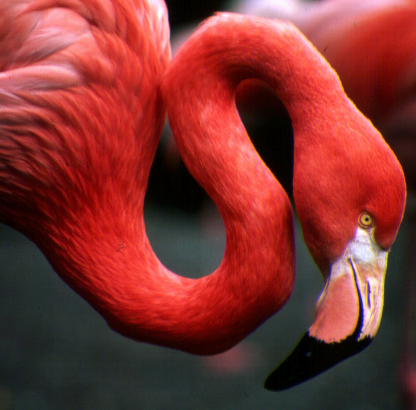
//> input picture test2.png, 416 x 410 px
$ ./main   (built with g++ and OpenCV 4)
//> lines starting //> are read from the running program, lines starting //| are printed output that depends on the picture
#include <bits/stdc++.h>
#include <opencv2/core/core.hpp>
#include <opencv2/highgui/highgui.hpp>

using namespace cv;
using namespace std;

vector<int> binario(int A){
    vector<int> bin;
    while(A>1){
        bin.insert(bin.begin(),A%2);
        A=A-A%2;
        A=A/2;
    }
    bin.insert(bin.begin(),A);
    int i=bin.size();
    while(i<8){
        bin.insert(bin.begin(),0);
        i++;
    }
    return bin;
}

vector<int> posicion(Vec3b current){
    vector<int> bin1,bin2,bin3,bin;
    bin1=binario(current[0]);
    bin2=binario(current[1]);
    bin3=binario(current[2]);
    for(int i=0;i<bin1.size();i++)
        bin.push_back(bin1[i]*4+bin2[i]*2+bin3[i]*1);
    return bin;
}


struct OctreNode{
    int red = 0;
    int green = 0;
    int blue = 0;
    int cont;
    OctreNode* parent=nullptr;
    vector<OctreNode*> children;
};

class OctreeQuantizer{
    OctreNode * root;
    int nivel;
    Mat Paleta;
    vector<OctreNode*> paletacolores;
public:
    OctreeQuantizer(){
        root=nullptr;
        nivel=8;
    }
    void ingreso(Vec3b current){
        vector<int> bin=posicion(current);
        if(root==nullptr){
            OctreNode *nuevo=new OctreNode();
            root=nuevo;
        }
        OctreNode* temp=root;
        for(int i=0;i<bin.size();i++){
            temp->red+=current[0];
            temp->green+=current[1];
            temp->blue+=current[2];
            temp->cont+=1;
            if(temp->children.size()==0){
                vector<OctreNode*> g;
                for(int j=0;j<8;j++){
                    OctreNode* nuev=new OctreNode();
                    nuev->parent=temp;
                    g.push_back(nuev);
                }
                temp->children=g;
            }
            temp=temp->children[bin[i]];
        }
        temp->red+=current[0];
        temp->green+=current[1];
        temp->blue+=current[2];
        temp->cont+=1;
    }
    OctreNode* captura(Vec3b current){
        vector<int> bin=posicion(current);
        OctreNode * temp=root;
        for(int i=0;i<nivel;i++){
            temp=temp->children[bin[i]];
        }
        return temp;
    }
    void captar_paleta(){
        captar(1,root);
    }
    void captar(int conti, OctreNode* temp){
        if(temp!=nullptr){
            if(conti<nivel){
                int i=0;
                while(i<temp->children.size()){
                    captar(conti+1,temp->children[i]);
                    i++;
                }
            }
            else{
                int i=0;
                while(i<temp->children.size()){
                    if(temp->children[i]->cont>0){
                        paletacolores.push_back(temp->children[i]);
                    }
                    i++;
                }
            }
        }
    }
    void make_paleta(){
        int f=paletacolores.size();
        cout<<f;
        int tam=int(sqrt(f))+1;
        Mat palett(tam*10,tam*10,CV_8UC3);
        for(int i=0;i<f;i++){
            int x=i/tam;
            int y=i%tam;
            Vec3b pixa={
                paletacolores[i]->red/paletacolores[i]->cont,
                paletacolores[i]->green/paletacolores[i]->cont,
                paletacolores[i]->blue/paletacolores[i]->cont};
            for(int q=0;q<10;q++){
                for(int w=0;w<10;w++){
                    palett.at<Vec3b>(10*x+q,10*y+w)=pixa;
                }
            }
        }
        Paleta=palett;
    }
    void reducir(){
        nivel--;
    }
    Mat paletas(){
        return Paleta;
    }
};
int main(){
    Mat image;
    image = imread("test2.png");
//> image is the input picture: 410 rows x 416 cols, CV_8UC3; mean B, G, R 48.8, 52, 129.6
    Mat imagen_salida(image.rows,image.cols,CV_8UC3);
    OctreeQuantizer img;
    for(int i=0;i<image.rows;i++){
        for(int j=0;j<image.cols;j++){
            Vec3b pixels = image.at<Vec3b>(i, j);
            img.ingreso(pixels);
        }
    }
    img.reducir();
    img.reducir();
    img.reducir();
    img.reducir();
    img.reducir();
    img.reducir();

    for(int i=0;i<image.rows;i++){
        for(int j=0;j<image.cols;j++){
            Vec3b pixeles = image.at<Vec3b>(i, j);
            OctreNode *f=img.captura(pixeles);
            Vec3b current={(f->red)/(f->cont),(f->green)/(f->cont),(f->blue)/(f->cont)};
            imagen_salida.at<Vec3b>(i,j)=current;
        }
    }
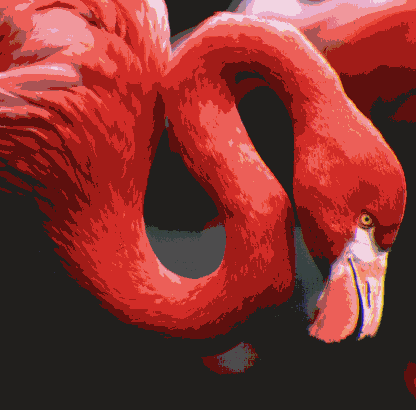
//> imagen_salida: 410 rows x 416 cols, CV_8UC3; mean B, G, R 48.4, 51.5, 129.1
    /*Obtener paleta*/
    img.captar_paleta();
    img.make_paleta();
    Mat ppp=img.paletas();
    namedWindow( "window", WINDOW_AUTOSIZE );
    imshow( "window", imagen_salida );
    imwrite("imagen_r2.jpg",imagen_salida);

    imshow( "window", ppp );
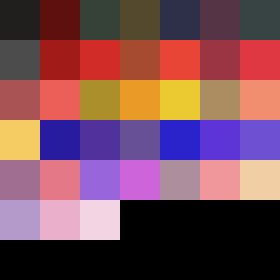
//> window 'window': 70 rows x 70 cols, CV_8UC3 (shown 4 times larger); mean B, G, R 86.9, 75.7, 120.4
    imwrite("paleta2.jpg",ppp);
    waitKey(0);
    return 0;
}
